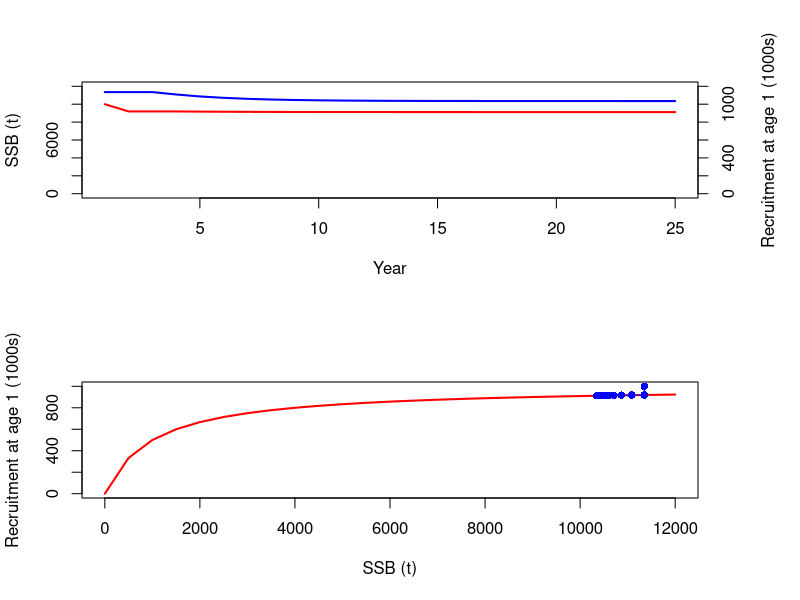
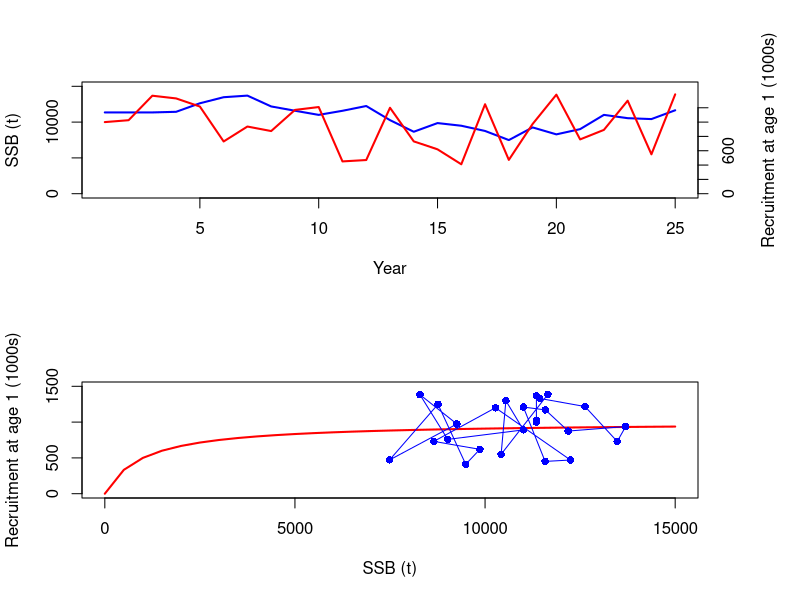

The R script that drew these images, in order:
################################################################################
## 1  Mortality

Amax <- 15
age <- 1:Amax
Ninit <- 1000
Nvec <- numeric(Amax)
M <- rep(0.2, Amax)
Fmort <- c(0, 0, rep(0.3,Amax-2))

Nvec[1] <- Ninit
for(a in 1:(Amax-1))
  Nvec[a+1] <- Nvec[a] * exp(-M[a]-Fmort[a])

data.frame(age, Nvec, M, Fmort)

################################################################################
## 2  Growth

Winf <- 10
k <- 0.5
t0 <- -0.1
b <- 3

w <- Winf * (1-exp(-k*(age-t0)))^b
B <- Nvec * w

data.frame(age, Nvec, w, B)
sum(B)

################################################################################
## 3  Recruitment

mat <- c(0, 0, rep(1,Amax-2))
SSBvec <- B * mat
sum(SSBvec)

alpha <- 1000
beta <- 1000
Tmax <- 25
year <- 1:Tmax

N <- matrix(nrow=Amax, ncol=Tmax)
SSB <- matrix(nrow=Amax, ncol=Tmax)

N[,1] <- Nvec
SSB[,1] <- N[,1] * mat * w

N[1,2] <- (alpha*sum(SSB[,1])) / (beta+sum(SSB[,1]))
for(a in 1:(Amax-1))
  N[a+1,2] <- N[a,1] * exp(-M[a]-Fmort[a])
SSB[,2] <- N[,2] * mat * w

for(t in 1:(Tmax-1))
{
  N[1,t+1] <- (alpha*sum(SSB[,t])) / (beta+sum(SSB[,t]))
  for(a in 1:(Amax-1))
    N[a+1,t+1] <- N[a,t] * exp(-M[a]-Fmort[a])
  SSB[,t+1] <- N[,t+1] * mat * w
}

round(N)

SR <- data.frame(year, SSB=colSums(SSB), Rec=N[1,])

SSB.curve <- seq(0, 12000, by=500)
Rec.curve <- (alpha*SSB.curve) / (beta+SSB.curve)

par(mfrow=c(2,1), oma=c(0,0,0,3))
plot(year, SR$SSB, ylim=c(0,12000), type="l", lwd=2, col="blue", xlab="Year",
     ylab="SSB (t)")
lines(year, SR$Rec*10, lwd=2, col="red")
axis(4, at=seq(0,12000,by=2000), labels=seq(0,1200,by=200))
mtext("Recruitment at age 1 (1000s)", side=4, line=3)

plot(SSB.curve, Rec.curve, ylim=c(0,1000), type="l", xlab="SSB (t)",
     ylab="Recruitment at age 1 (1000s)", lwd=2, col="red")
points(SR$SSB, SR$Rec, type="o", pch=16, col="blue")

data.frame(SSB.curve, Rec.curve)

################################################################################
## 4  Recruitment variability

v <- 1000

## Year 1
N[,1] <- Nvec
SSB[,1] <- N[,1] * mat * w

## Later years
for(t in 1:(Tmax-1))
{
  N[1,t+1] <- (alpha*sum(SSB[,t])) / (beta+sum(SSB[,t])) + v*runif(1,-0.5,0.5)
  for(a in 1:(Amax-1))
    N[a+1,t+1] <- N[a,t] * exp(-M[a]-Fmort[a])
  SSB[,t+1] <- N[,t+1] * mat * w
}

round(N)

SR <- data.frame(year, SSB=colSums(SSB), Rec=N[1,])

SSB.curve <- seq(0, 15000, by=500)
Rec.curve <- (alpha*SSB.curve) / (beta+SSB.curve)

plot(year, SR$SSB, ylim=c(0,15000), type="l", lwd=2, col="blue", xlab="Year",
     ylab="SSB (t)")
lines(year, SR$Rec*10, lwd=2, col="red")
axis(4, at=seq(0,12000,by=2000), labels=seq(0,1200,by=200))
mtext("Recruitment at age 1 (1000s)", side=4, line=3)

plot(SSB.curve, Rec.curve, xlim=c(0,15000), ylim=c(0,1500), type="l",
     xlab="SSB (t)", ylab="Recruitment at age 1 (1000s)", lwd=2, col="red")
points(SR$SSB, SR$Rec, type="o", pch=16, col="blue")
